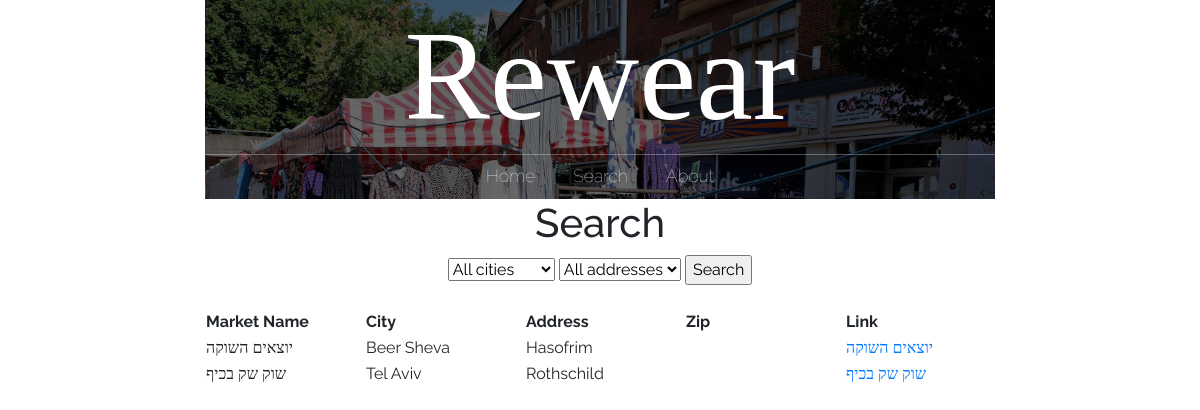
/search_page/, run on an earlier commit of the app's database.
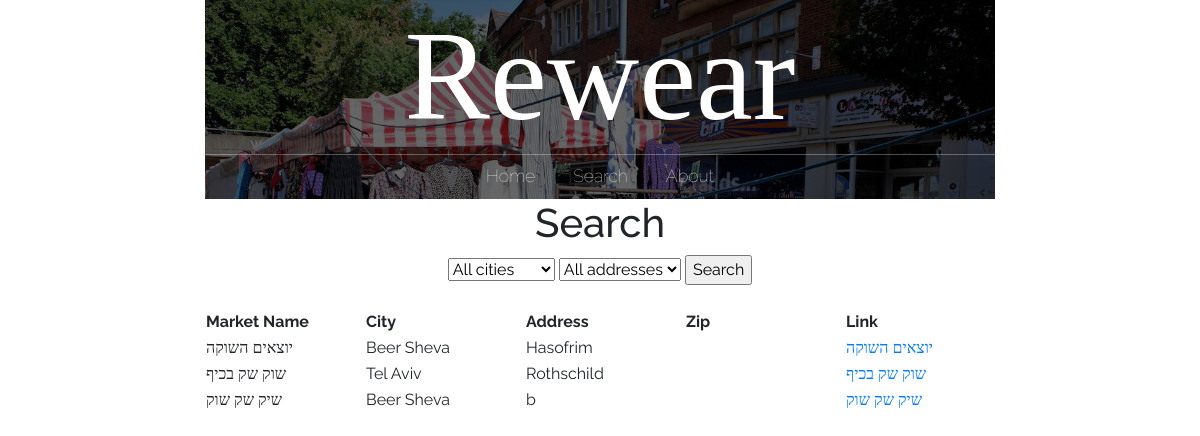
And on a later commit of the database.
### main/models.py (models this page shows, shortened)
class market(models.Model):
    id = models.AutoField(primary_key=True)
    name = models.CharField(max_length=200)
    city = models.CharField(max_length=200)
    address = models.CharField(max_length=200)
    facebook = models.CharField(max_length=200, default='')
    description = models.CharField(max_length=200, default='')
    google_location = models.CharField(max_length=200, default='')
    market_manager = models.CharField(max_length=200, default='')
    date = models.CharField(max_length=200, default='')
    status = models.CharField(max_length=200, default='')
    rating = models.CharField(max_length=200, default='')
    shirt = models.IntegerField(default=0)
    pants = models.IntegerField(default=0)
    shoes = models.IntegerField(default=0)
    hat = models.IntegerField(default=0)
    gloves = models.IntegerField(default=0)
    scarf = models.IntegerField(default=0)
    jacket = models.IntegerField(default=0)
    other = models.IntegerField(default=0)

### main/views.py (the view)
# urls.py: path("search_page/", views.search_page, name="search"),
def search_page(response):
    markets = market.objects.all()
    return render(response, "main/search.html", {'markets': markets, 'search': markets})

### main/templates/main/search.html (shortened to what this page needs)
{% extends 'main/base.html' %}
{% load crispy_forms_tags %}
{% block content %}
<center><h1>Search</h1>
<form method="post" action='/search/'>
	<select name="city" id="city-select" onchange="updateAddressOptions()">
		<option value="All">All cities</option>
	</select>
	<select name="address" id="address-select" onchange="updateCityOptions()">
		<option value="All">All addresses</option>
	</select>
	<input type="submit" value="Search">
</form>
<br />
		<table>
			<tr>
				<th>
					Market Name
				</th>
				<th>
					City
				</th>
				<th>
					Address
				</th>
				<th>
					Zip
				</th>
				<th>
					Link
				</th>
			{% for market in search %}
			<tr>
				<td>
					{{market.name}}
				</td>
				<td>
					{{market.city}}
				</td>
				<td>
					{{market.address}}
				</td>
				<td>
				</td>
				<td>
					<a href="/market_page/{{market.id}}/">{{market.name}}</a>
				</td>
			</tr>
			{% endfor %}
		</table>
</center>
{% endblock %}

### main/templates/main/base.html (shortened to what this page needs)
{% load static %}
<!doctype html>
<html>
	<head>
		<link rel="stylesheet" href="https://stackpath.bootstrapcdn.com/bootstrap/4.3.1/css/bootstrap.min.css">
		<link rel="stylesheet" href="{% static 'css/styles.css' %}">
	</head>
	<body>
	<div id = "content", name = "content">
		<div class="row justify-content-center">
			<div class="col-8">
			<center>
					<header class="main-header">
						<h1 class="header-name header-name-large">Rewear</h1>
						<nav class="nav main-nav">
							<ul>
								<li><a href="/">Home</a></li>
								<li><a href="/search_page/">Search</a></li>
								<li><a href="/about/">About</a></li>
							</ul>
						</nav>
					</header>
			</center>
				{% block content %}
				{% endblock %}
			</div>
		</div>
	</div>
	</body>
</html>

### static/css/styles.css (style rules this page uses)
* { box-sizing: border-box; font-family: Raleway; }
html, body { margin: 0; padding: 0; }
.nav ul { margin: 0; padding: 0; }
.nav li { display: inline; }
.nav a { display: inline-block; padding: .5em; color: white; text-decoration: none; }
.main-nav { text-align: center; font-size: 1.1em; font-weight: lighter; display: inline; }
.main-nav li { padding: 0 1%; }
.main-header { background-color: rgba(0, 0, 0, .6); background-image: url("../media/Header Background.jpeg"); background-blend-mode: multiply; background-size: cover; }
.header-name { text-align: center; margin: 0; font-size: 4em; font-family: "Arvo"; font-weight: normal; color: white; border-bottom: 1px solid rgba(255, 255, 255, .3) }
.header-name-large { font-size: 8em; }

What changed in the data, as far as the page shows it:
added market: name "שיק שק שוק", city "Beer Sheva", address "b"
